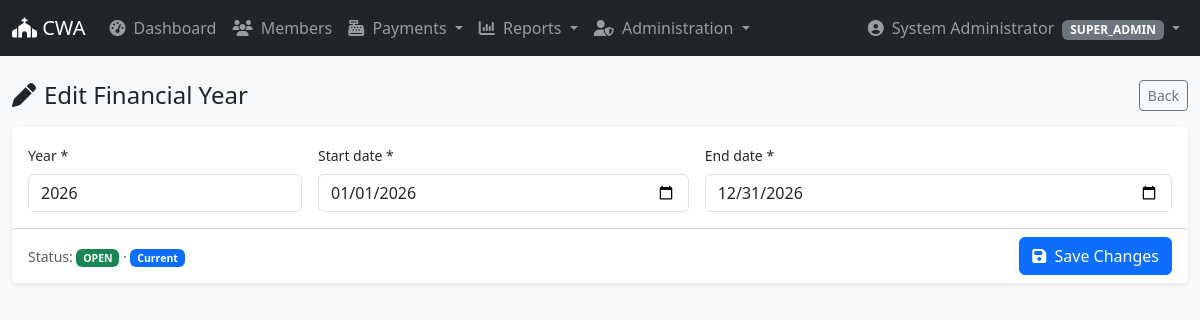
The page /admin/financial-years/edit.php?id=1 (signed in) on the database its author committed.
### tables this page shows
CREATE TABLE `financial_years` (
  `id` int(10) unsigned NOT NULL AUTO_INCREMENT,
  `year` smallint(5) unsigned NOT NULL,
  `start_date` date NOT NULL,
  `end_date` date NOT NULL,
  `status` enum('OPEN','CLOSED') NOT NULL DEFAULT 'OPEN',
  `is_current` tinyint(1) NOT NULL DEFAULT 0,
  `created_at` datetime NOT NULL DEFAULT current_timestamp(),
  `updated_at` datetime NOT NULL DEFAULT current_timestamp() ON UPDATE current_timestamp(),
  PRIMARY KEY (`id`),
  UNIQUE KEY `year` (`year`)
);

### classes/Db.php (called while the page is built, shortened)
<?php
class Db
{
    private static ?PDO $pdo = null;
    public static function conn(): PDO
    {
        if (self::$pdo === null) {
            $config = require __DIR__ . '/../config/config.php';
            $db = $config['db'];
            $dsn = "mysql:host={$db['host']};port={$db['port']};dbname={$db['database']};charset={$db['charset']}";
            self::$pdo = new PDO($dsn, $db['username'], $db['password'], [
                PDO::ATTR_ERRMODE            => PDO::ERRMODE_EXCEPTION,
                PDO::ATTR_DEFAULT_FETCH_MODE => PDO::FETCH_ASSOC,
                PDO::ATTR_EMULATE_PREPARES   => false,
            ]);
        }
        return self::$pdo;
    }
    public static function q(string $sql, array $params = []): PDOStatement
    {
        $st = self::conn()->prepare($sql);
        $st->execute($params);
        return $st;
    }
    public static function one(string $sql, array $p = []): ?array
    {
        $r = self::q($sql, $p)->fetch();
        return $r === false ? null : $r;
    }
}

### classes/FinancialYear.php (called while the page is built, shortened)
<?php
class FinancialYear
{
    public static function find(int $id): ?array
    {
        return Db::one("SELECT * FROM financial_years WHERE id = :id", ['id' => $id]);
    }
}

### includes/helpers.php (called while the page is built, shortened)
<?php
function e(?string $v): string
{
    return htmlspecialchars((string)$v, ENT_QUOTES, 'UTF-8');
}

### admin/financial-years/edit.php (the view, shortened to what this page needs)
<?php
$id = (int)($_GET['id'] ?? 0);
$fy = FinancialYear::find($id);
require __DIR__ . '/../../templates/layout/header.php';
?>
<div class="d-flex justify-content-between align-items-center mb-3">
    <h4 class="mb-0"><i class="fa-solid fa-pen me-2"></i>Edit Financial Year</h4>
    <a href="index.php" class="btn btn-outline-secondary btn-sm">Back</a>
</div>
<form method="post" class="card shadow-sm border-0">
    <div class="card-body row g-3">
        <div class="col-md-3">
            <label class="form-label small">Year *</label>
            <input name="year" type="number" min="2000" max="2100" class="form-control" required
                value="<?= e($fy['year']) ?>" <?= $fy['status'] === 'CLOSED' ? 'disabled' : '' ?>>
        </div>
        <div class="col-md-4">
            <label class="form-label small">Start date *</label>
            <input name="start_date" type="date" class="form-control" required
                value="<?= e($fy['start_date']) ?>" <?= $fy['status'] === 'CLOSED' ? 'disabled' : '' ?>>
        </div>
        <div class="col-md-5">
            <label class="form-label small">End date *</label>
            <input name="end_date" type="date" class="form-control" required
                value="<?= e($fy['end_date']) ?>" <?= $fy['status'] === 'CLOSED' ? 'disabled' : '' ?>>
        </div>
    </div>
    <div class="card-footer bg-white d-flex justify-content-between">
        <span class="text-muted small align-self-center">
            Status: <span class="badge bg-<?= $fy['status'] === 'OPEN' ? 'success' : 'secondary' ?>"><?= e($fy['status']) ?></span>
            <?= $fy['is_current'] ? '· <span class="badge bg-primary">Current</span>' : '' ?>
        </span>
        <button class="btn btn-primary" <?= $fy['status'] === 'CLOSED' ? 'disabled' : '' ?>>
            <i class="fa-solid fa-floppy-disk me-1"></i> Save Changes
        </button>
    </div>
</form>
<?php require __DIR__ . '/../../templates/layout/footer.php'; ?>

### rows shown on the page
financial_years: year "2026", start_date "01/01/2026", end_date "12/31/2026", status "OPEN"

### other values the page prints
$user['full_name'] "System Administrator"
$user['role_name'] "SUPER_ADMIN"
